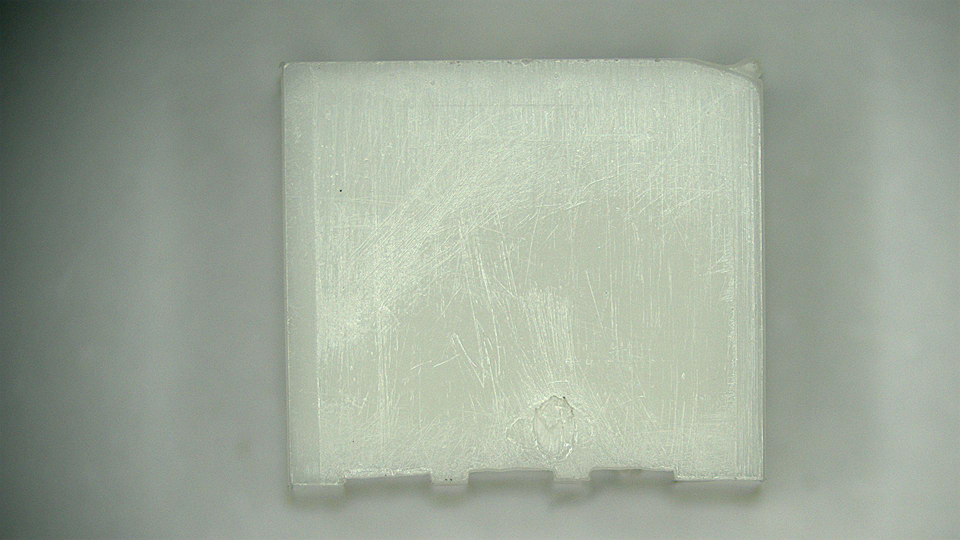
#> input picture Interface-tf/lp.jpg, 1920 x 1080 px, found by its file name (shown at 1/2 size)
$ python Harris.py   (older library calls are emulated)
#> lines starting #> are read from the running program, lines starting #| are printed output that depends on the picture
# coding=utf-8


import cv2
import numpy as np
import matplotlib.pyplot as plt
from skimage.feature import canny
# from scipy.ndimage import *
def Harris(img,op='H',w=4,k=0.1):
    # below is wrong for trying to create a
    # ndarray with demision number greater than 32
    # img = np.ndarray(img, dtype=np.float32)
    # if use np.mat, be ware of the difference in matrix multiply
    img = np.array(img,dtype=np.float32)
    # row,col = img.shape
    # out = np.zeros(img.shape)
    difx,dify=np.gradient(img)

    # detect edge with cv2.Sobel
    # EdgeX = cv2.Sobel(img, cv2.CV_32FC1, 1, 0)
    # EdgeY = cv2.Sobel(img, cv2.CV_32FC1, 0, 1)
    # Mag = np.sqrt(EdgeX ** 2 + EdgeY ** 2)

    # or use canny edge detector from skimage.feature
    Mag = canny(img, 1, 0.4, 0.2)

    # compute autocorralation
    difx2=difx**2
    dify2=dify**2
    difxy=difx*dify

    # [11 lines of commented-out code are left out]
    A = cv2.blur(difx2,(w,w))
    B = cv2.blur(dify2,(w,w))
    C = cv2.blur(difxy,(w,w))

    if op =='H':
        out = A*B - C**2 -k*(A+B)**2
        out[Mag == 0] = 0
    else:
        out = (A*dify2-2*C*difxy+B*difx2)/(difx2+dify2+1)
        out[difx2+dify2==0]=0

    # next section for debug
    # plt.subplot(221);plt.imshow(img)
    # plt.subplot(222);plt.imshow(difx)
    # plt.subplot(223);plt.imshow(difx2);plt.show()
    # # plt.subplot(224);plt.imshow(C);plt.show()
    return out

if __name__ == '__main__':
    image = cv2.imread('lp.jpg', flags=0)
#> image: shape (1080, 1920); min 0, max 255, mean 162.5
    image = cv2.resize(image, (100, 100))
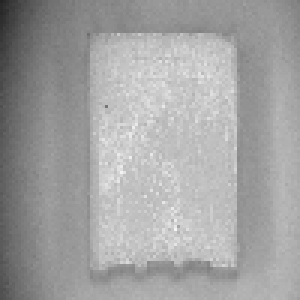
#> image: shape (100, 100) (shown 3 times larger); min 36, max 245, mean 162.4
    corimg = Harris(image, op='TI')
#> in Harris, `difx,dify=np.gradient(img)`:
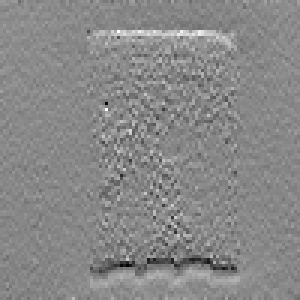
#> difx: shape (100, 100) float32 (shown 3 times larger); min -38, max 33.5, mean 0.3; drawn with min black and max white
#> in Harris, `difx,dify=np.gradient(img)`:
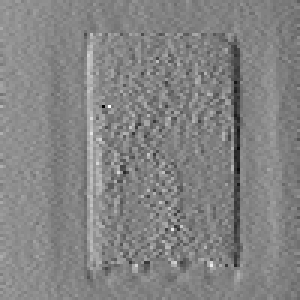
#> dify: shape (100, 100) float32 (shown 3 times larger); min -38.5, max 37.5, mean 0.8; drawn with min black and max white
#> (the run stopped early here; a loop or call above may not have finished)
